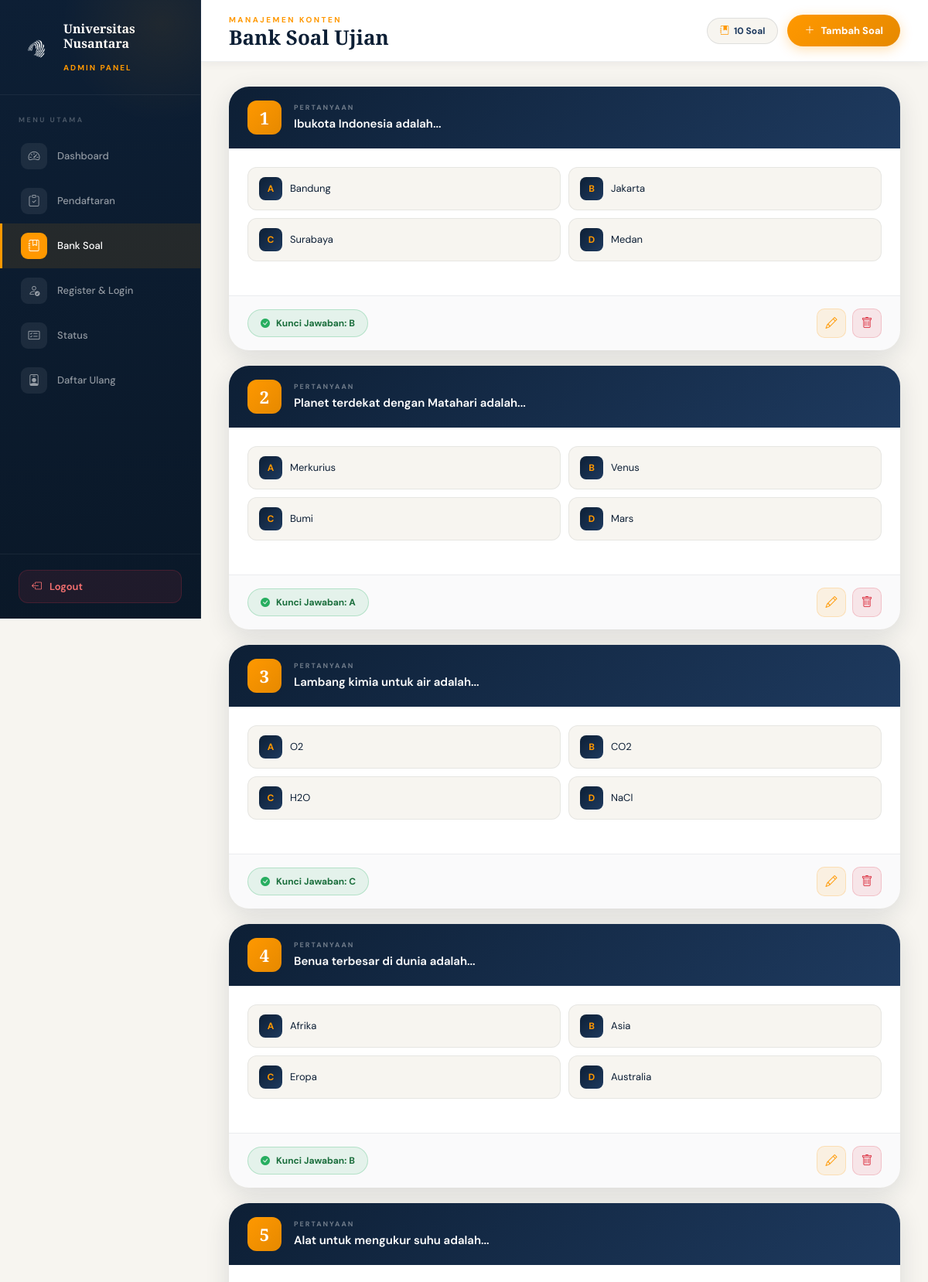
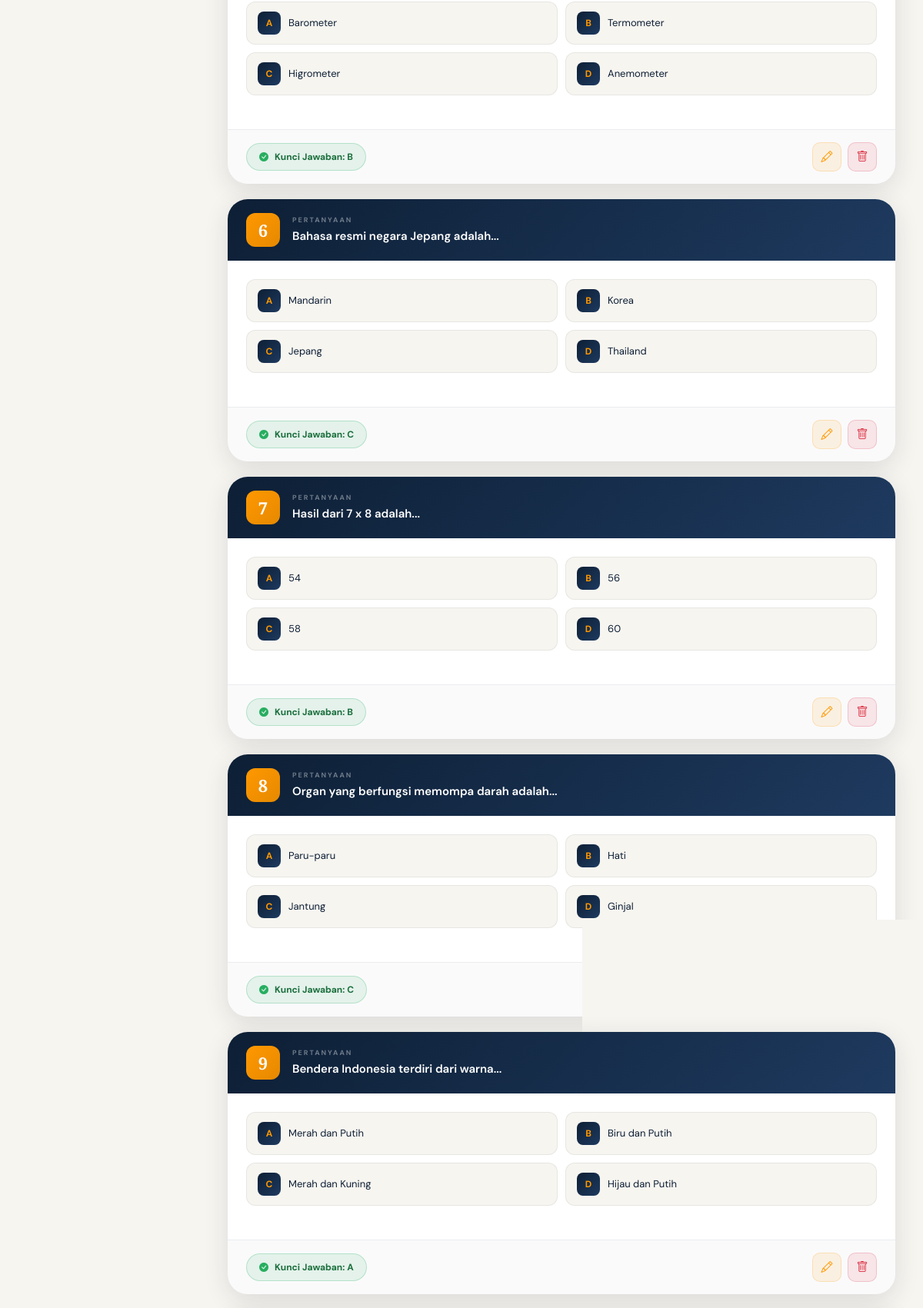
The page /bank_soal_admin.php (signed in, upper part) on the database its author committed (2 pictures, top to bottom).
### tables this page shows
CREATE TABLE `soal` (
  `id` int(11) NOT NULL,
  `pertanyaan` text DEFAULT NULL,
  `gambar` varchar(255) DEFAULT NULL,
  `pilihan_a` varchar(255) DEFAULT NULL,
  `pilihan_b` varchar(255) DEFAULT NULL,
  `pilihan_c` varchar(255) DEFAULT NULL,
  `pilihan_d` varchar(255) DEFAULT NULL,
  `jawaban_benar` char(1) DEFAULT NULL
);

### bank_soal_admin.php (the view, shortened to what this page needs)
<?php
include "koneksi.php";
$query  = "SELECT * FROM soal ORDER BY id ASC";
$result = mysqli_query($koneksi, $query);
$soal   = mysqli_fetch_all($result, MYSQLI_ASSOC);
?>
<!DOCTYPE html>
<html lang="id">
<head>
  <link href="https://cdn.jsdelivr.net/npm/bootstrap@5.3.2/dist/css/bootstrap.min.css" rel="stylesheet">
  <link href="https://cdn.jsdelivr.net/npm/bootstrap-icons@1.11.1/font/bootstrap-icons.css" rel="stylesheet">
</head>
<body>
<aside class="sidebar" id="sidebar">
  <div class="sidebar-brand">
    <img src="LOGORBG.png" alt="Logo">
    <div class="sidebar-brand-text">
      <h3>Universitas<br>Nusantara</h3>
      <span>Admin Panel</span>
    </div>
  </div>
  <nav class="sidebar-nav">
    <div class="nav-section-label">Menu Utama</div>
    <a href="dahboardadmin.php" class="sidebar-link">
      <span class="link-icon"><i class="bi bi-speedometer2"></i></span>
      Dashboard
    </a>
    <a href="pendaftaran_admin.php" class="sidebar-link">
      <span class="link-icon"><i class="bi bi-clipboard-check"></i></span>
      Pendaftaran
    </a>
    <a href="bank_soal_admin.php" class="sidebar-link active">
      <span class="link-icon"><i class="bi bi-journal-bookmark"></i></span>
      Bank Soal
    </a>
    <a href="register_login_admin.php" class="sidebar-link">
      <span class="link-icon"><i class="bi bi-person-check"></i></span>
      Register & Login
    </a>
    <a href="status_admin.php" class="sidebar-link">
      <span class="link-icon"><i class="bi bi-card-checklist"></i></span>
      Status
    </a>
    <a href="daftar_ulang_admin.php" class="sidebar-link">
      <span class="link-icon"><i class="bi bi-person-badge"></i></span>
      Daftar Ulang
    </a>
  </nav>
  <div class="sidebar-footer">
    <a href="dashboard.php" class="sidebar-logout" onclick="return confirm('Yakin ingin logout?');">
      <i class="bi bi-box-arrow-left"></i> Logout
    </a>
  </div>
</aside>
<div class="main-wrap">
  <div class="topbar">
    <div class="topbar-left">
      <div class="topbar-eyebrow">Manajemen Konten</div>
      <div class="topbar-title">Bank Soal Ujian</div>
    </div>
    <div class="topbar-right">
      <div class="topbar-count">
        <i class="bi bi-journal-bookmark-fill"></i>
        <?php echo count($soal); ?> Soal
      </div>
      <a href="tambah_soal_admin.php" class="btn-add">
        <i class="bi bi-plus-lg"></i> Tambah Soal
      </a>
    </div>
  </div>
  <div class="page-content">
    <?php if (count($soal) > 0): ?>
    <div class="soal-list">
      <?php foreach ($soal as $idx => $d): ?>
      <div class="soal-card" style="animation-delay:<?php echo $idx * 0.06; ?>s">
        <div class="soal-card-header">
          <div class="soal-num-badge"><?php echo $idx + 1; ?></div>
          <div class="soal-meta">
            <div class="soal-meta-label">Pertanyaan</div>
            <div class="soal-pertanyaan-text"><?php echo htmlspecialchars($d['pertanyaan']); ?></div>
          </div>
        </div>
        <div class="soal-card-body">
          <div class="options-grid">
            <?php
            $opts = ['A'=>'pilihan_a','B'=>'pilihan_b','C'=>'pilihan_c','D'=>'pilihan_d'];
            foreach ($opts as $huruf => $key):
            ?>
            <div class="option-item">
              <div class="option-letter"><?php echo $huruf; ?></div>
              <div class="option-text"><?php echo htmlspecialchars($d[$key]); ?></div>
            </div>
            <?php endforeach; ?>
          </div>
        </div>
        <div class="soal-card-footer">
          <div class="kunci-badge">
            <i class="bi bi-check-circle-fill"></i>
            Kunci Jawaban: <?php echo strtoupper($d['jawaban_benar']); ?>
          </div>
          <div class="card-actions">
            <a href="edit_soal_admin.php?id=<?php echo $d['id']; ?>" class="btn-icon btn-icon-edit" title="Edit soal">
              <i class="bi bi-pencil"></i>
            </a>
            <form method="POST" style="display:inline;" onsubmit="return confirm('Hapus soal ini?');">
              <button type="submit" class="btn-icon btn-icon-del" title="Hapus soal">
                <i class="bi bi-trash"></i>
              </button>
            </form>
          </div>
        </div>
      </div>
      <?php endforeach; ?>
    </div>
    <?php endif; ?>
  </div>
</div>
</body>
</html>

### rows shown on the page
soal: pertanyaan "Ibukota Indonesia adalah...", huruf "A", pilihan_a "Bandung", huruf "B", pilihan_b "Jakarta", huruf "C", pilihan_c "Surabaya", huruf "D", pilihan_d "Medan", jawaban_benar "B"
soal: pertanyaan "Planet terdekat dengan Matahari adalah...", huruf "A", pilihan_a "Merkurius", huruf "B", pilihan_b "Venus", huruf "C", pilihan_c "Bumi", huruf "D", pilihan_d "Mars", jawaban_benar "A"
soal: pertanyaan "Lambang kimia untuk air adalah...", huruf "A", pilihan_a "O2", huruf "B", pilihan_b "CO2", huruf "C", pilihan_c "H2O", huruf "D", pilihan_d "NaCl", jawaban_benar "C"
soal: pertanyaan "Benua terbesar di dunia adalah...", huruf "A", pilihan_a "Afrika", huruf "B", pilihan_b "Asia", huruf "C", pilihan_c "Eropa", huruf "D", pilihan_d "Australia", jawaban_benar "B"
soal: pertanyaan "Alat untuk mengukur suhu adalah...", huruf "A", pilihan_a "Barometer", huruf "B", pilihan_b "Termometer", huruf "C", pilihan_c "Higrometer", huruf "D", pilihan_d "Anemometer", jawaban_benar "B"
soal: pertanyaan "Bahasa resmi negara Jepang adalah...", huruf "A", pilihan_a "Mandarin", huruf "B", pilihan_b "Korea", huruf "C", pilihan_c "Jepang", huruf "D", pilihan_d "Thailand", jawaban_benar "C"
soal: pertanyaan "Hasil dari 7 x 8 adalah...", huruf "A", pilihan_a "54", huruf "B", pilihan_b "56", huruf "C", pilihan_c "58", huruf "D", pilihan_d "60", jawaban_benar "B"
soal: pertanyaan "Organ yang berfungsi memompa darah adalah...", huruf "A", pilihan_a "Paru-paru", huruf "B", pilihan_b "Hati", huruf "C", pilihan_c "Jantung", huruf "D", pilihan_d "Ginjal", jawaban_benar "C"
soal: pertanyaan "Bendera Indonesia terdiri dari warna...", huruf "A", pilihan_a "Merah dan Putih", huruf "B", pilihan_b "Biru dan Putih", huruf "C", pilihan_c "Merah dan Kuning", huruf "D", pilihan_d "Hijau dan Putih", jawaban_benar "A"

### other values the page prints
count($soal) "10"
